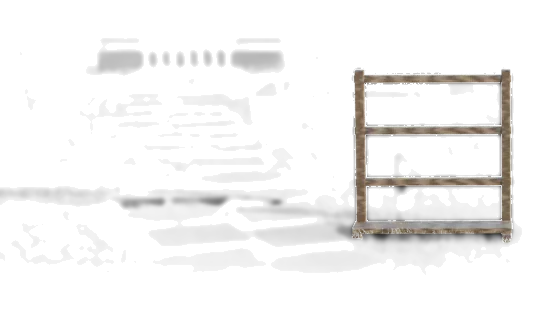
#> input picture assets/garden/fixtures/image_rack__house_l__0__n0__morning.webp, 558 x 316 px, given in place of plate_inpainted2.png, which was not available
$ python gen_paradise_growth_bg.py ../../assets/garden/fixtures ../../assets/garden/fixtures/image_rack__house_l__0__n3__morning.webp
#> lines starting #> are read from the running program, lines starting #| are printed output that depends on the picture; pictures that were not available may be replaced by others from this repository, and a replacement may not be noted
"""Builds assets/paradise/growth_bg.webp, the soft-focus sunset garden behind
the focus session, from the cleaned plate (<work>/plate_inpainted2.png,
written by gen_paradise_plate.py).

    python gen_paradise_growth_bg.py <work dir> <repo root>
"""
import sys, math, random
import numpy as np
from PIL import Image, ImageFilter, ImageDraw, ImageEnhance
S, REPO = sys.argv[1], sys.argv[2]
src = Image.open(S + '/plate_inpainted2.png').convert('RGB')
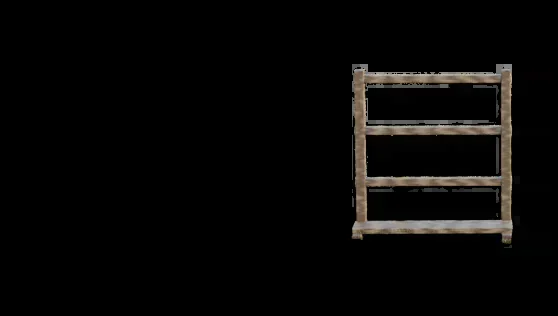
#> src: PIL image 558x316 RGB; mean R, G, B 8.4, 7.6, 6.7
W, H = 1080, 1920
# 1. sky: the reference's sunset, lavender overhead to peach-gold at the horizon
stops = [(0.0, (150, 146, 206)), (0.28, (214, 170, 214)), (0.5, (246, 190, 196)), (0.66, (255, 214, 172))]
ys = np.linspace(0, 1, H)
sky = np.zeros((H, 3))
for i in range(3):
    sky[:, i] = np.interp(ys, [s_[0] for s_ in stops], [s_[1][i] for s_ in stops])
sky = np.repeat(sky[:, None, :], W, axis=1)
yy, xx = np.mgrid[0:H, 0:W]
d = np.sqrt(((xx - 640) / 700.0) ** 2 + ((yy - 900) / 520.0) ** 2)
glow = np.clip(1 - d, 0, 1) ** 2.0
sky = sky + (np.array([255, 246, 222]) - sky) * 0.6 * glow[..., None]
img = Image.fromarray(np.clip(sky, 0, 255).astype(np.uint8))
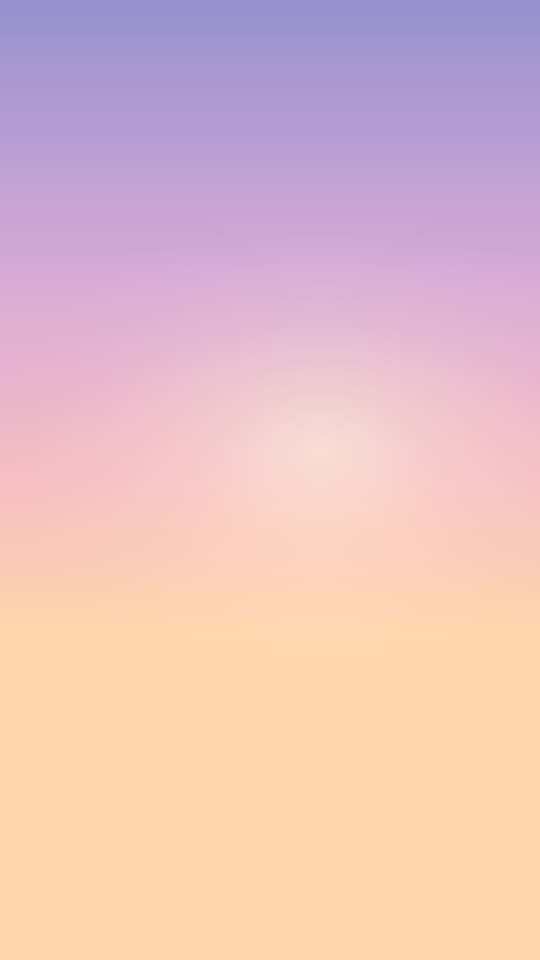
#> img: PIL image 1080x1920 RGB (shown at 1/2 size); mean R, G, B 228.8, 191.7, 192.8
# 2. the garden, soft-focus: gazebo, falls, pond, and the sky and peaks above them
crop = src.crop((540, 0, 1000, 393))
scale = W / crop.width
#> scale = 2.35
band = crop.resize((W, int(crop.height * scale)), Image.LANCZOS).filter(ImageFilter.GaussianBlur(4))
by = H - band.height - 110
#> by = 888
mask = np.ones((band.height, W), float)
fade = 420
mask[:fade] = np.linspace(0, 1, fade)[:, None] ** 1.4
img.paste(band, (0, by), Image.fromarray((mask * 255).astype(np.uint8)))
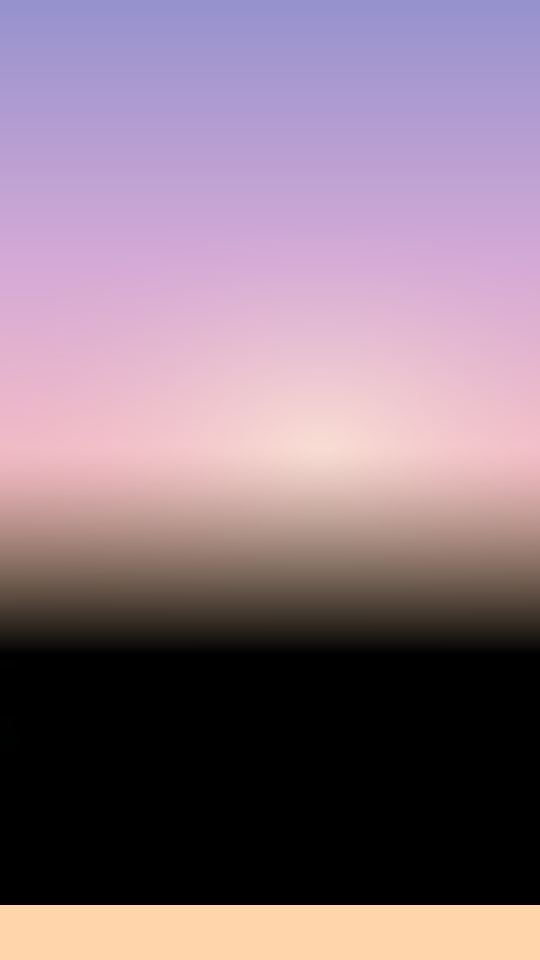
#> img: PIL image 1080x1920 RGB (shown at 1/2 size); mean R, G, B 139.3, 116.7, 131.4
# 3. below the garden: its lowest rows, softly continued down to where the soil sits
low = band.crop((0, band.height - 40, W, band.height)).resize((W, H - (by + band.height) + 20), Image.BILINEAR).filter(ImageFilter.GaussianBlur(14))
#> low: PIL image 1080x130 RGB; every value is 0
img.paste(low, (0, by + band.height - 20))
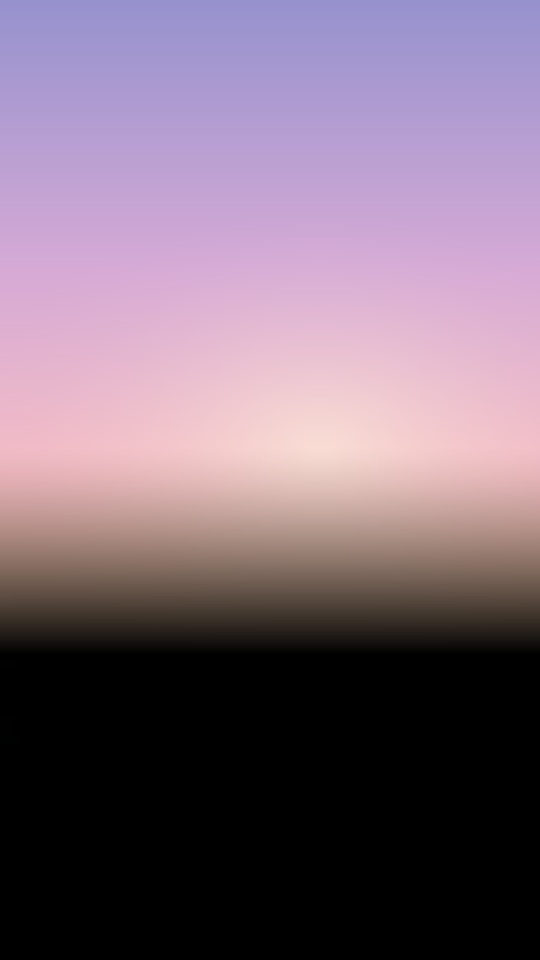
#> img: PIL image 1080x1920 RGB (shown at 1/2 size); mean R, G, B 124.6, 104.4, 121.6
# 4. bokeh: soft discs of light drifting in the air
rng = random.Random(7)
bok = Image.new('RGBA', (W, H), (0, 0, 0, 0))
#> bok: PIL image 1080x1920 RGBA; every value is 0
dr = ImageDraw.Draw(bok)
for i in range(14):
    x, y, r = rng.uniform(0, W), rng.uniform(H * 0.45, H * 0.82), rng.uniform(8, 26)
    c = rng.choice([(255, 236, 200), (255, 210, 225), (255, 246, 220)])
    dr.ellipse((x - r, y - r, x + r, y + r), fill=c + (int(rng.uniform(30, 60)),))
bok = bok.filter(ImageFilter.GaussianBlur(6))
img = Image.alpha_composite(img.convert('RGBA'), bok).convert('RGB')
# 5. a gentle vignette and a whisper of warmth
v = np.clip(np.sqrt(((xx - W / 2) / (W * 0.8)) ** 2 + ((yy - H / 2) / (H * 0.75)) ** 2), 0, 1)
arr = np.array(img).astype(float) * (1 - 0.1 * v[..., None] ** 2)
img = Image.fromarray(np.clip(arr, 0, 255).astype(np.uint8))
img.save(REPO + '/assets/paradise/growth_bg.webp', quality=84, method=6)
img.resize((270, 480)).save(S + '/gbg.png')
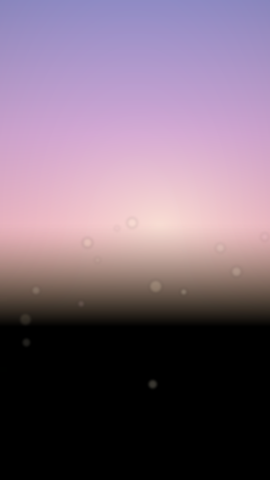
#> saved as gbg.png: PIL image 270x480 RGB; mean R, G, B 121.4, 101.6, 118.1

$ run again, on assets/garden/fixtures/broken_frame__path_near__0__morning.webp
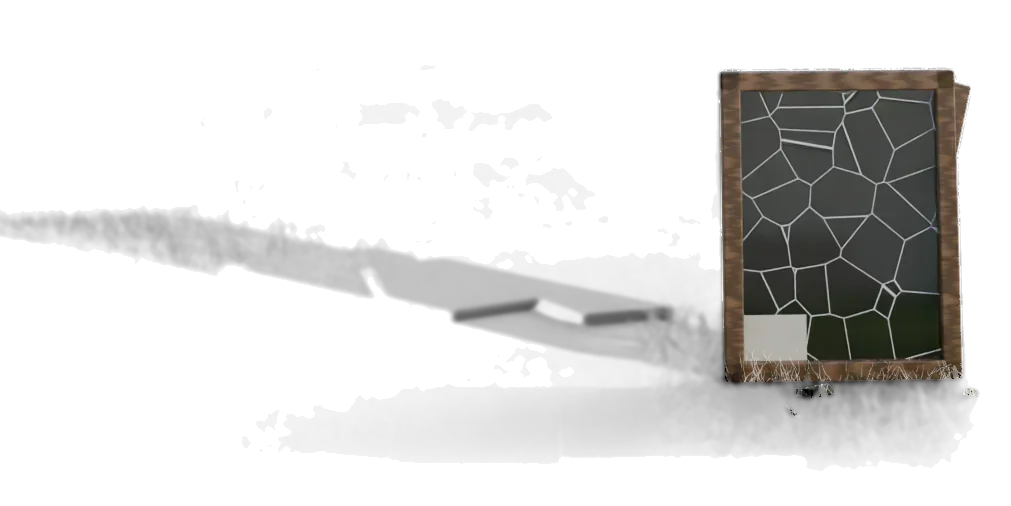
#> input picture assets/garden/fixtures/broken_frame__path_near__0__morning.webp, 1011 x 506 px, given in place of plate_inpainted2.png, which was not available
#> `low = band.crop((0, band.height - 40, W, band.height)).resize((W, H - ..`:
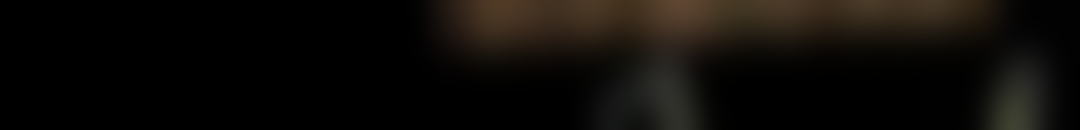
#> low: PIL image 1080x130 RGB; mean R, G, B 14.1, 11.5, 8.4
#> `img.resize((270, 480)).save(S + '/gbg.png')`:
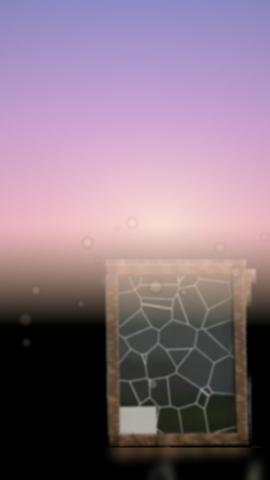
#> saved as gbg.png: PIL image 270x480 RGB; mean R, G, B 135.4, 114.9, 129.8

$ run again, on assets/garden/fixtures/dead_sapling__lawn_far_l__0__morning.webp
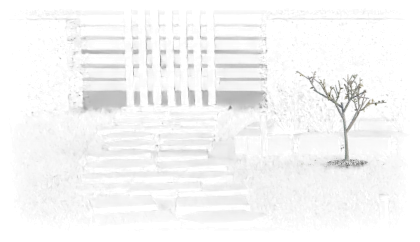
#> input picture assets/garden/fixtures/dead_sapling__lawn_far_l__0__morning.webp, 420 x 242 px, given in place of plate_inpainted2.png, which was not available
#> `src = Image.open(S + '/plate_inpainted2.png').convert('RGB')`:
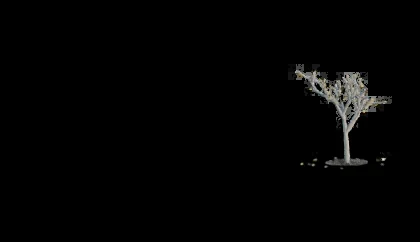
#> src: PIL image 420x242 RGB; mean R, G, B 3.4, 3.4, 3.2
#> crop: PIL image 460x393 RGB; every value is 0
#> band: PIL image 1080x922 RGB; every value is 0
#> low: PIL image 1080x130 RGB; every value is 0

$ run again, on assets/garden/fixtures/dead_sapling__lawn_far_l__0__rain.webp
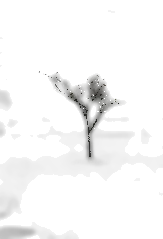
#> input picture assets/garden/fixtures/dead_sapling__lawn_far_l__0__rain.webp, 163 x 239 px, given in place of plate_inpainted2.png, which was not available
#> `src = Image.open(S + '/plate_inpainted2.png').convert('RGB')`:
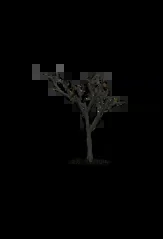
#> src: PIL image 163x239 RGB; mean R, G, B 3.2, 3.2, 3
#> crop: PIL image 460x393 RGB; every value is 0
#> band: PIL image 1080x922 RGB; every value is 0
#> low: PIL image 1080x130 RGB; every value is 0
